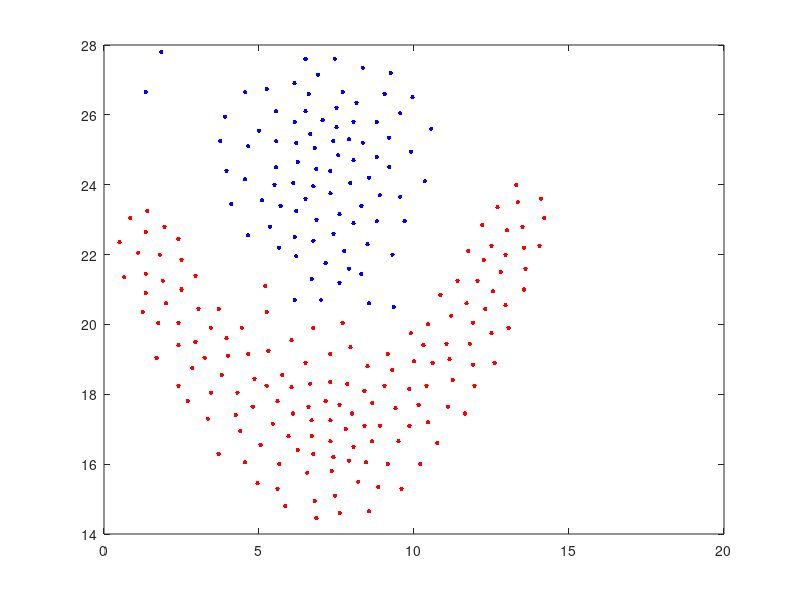

The MATLAB script that drew this image:
load('Flame.mat');
m=size(Flame,1);

for i=1:m
    if labels(i, 1)==1
        plot(Flame(i,1),Flame(i,2),'b.','MarkerSize',10);
        hold on;
    elseif labels(i, 1)==2
    	plot(Flame(i,1),Flame(i,2),'r.','MarkerSize',10);
        hold on;
    else
        plot(Flame(i,1),Flame(i,2),'g.','MarkerSize',10);
        hold on;
    end
end